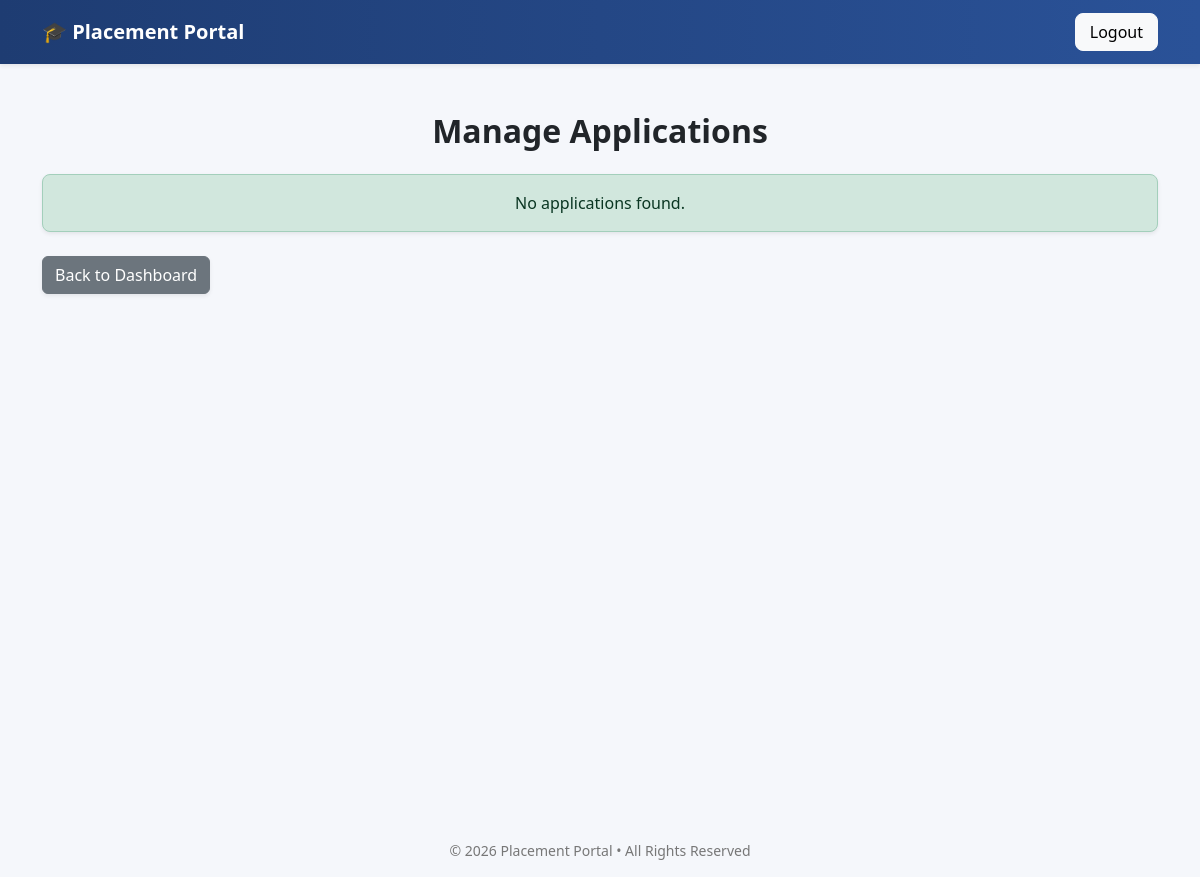
Before: /admin/manage_applications (signed in) with the older database file.
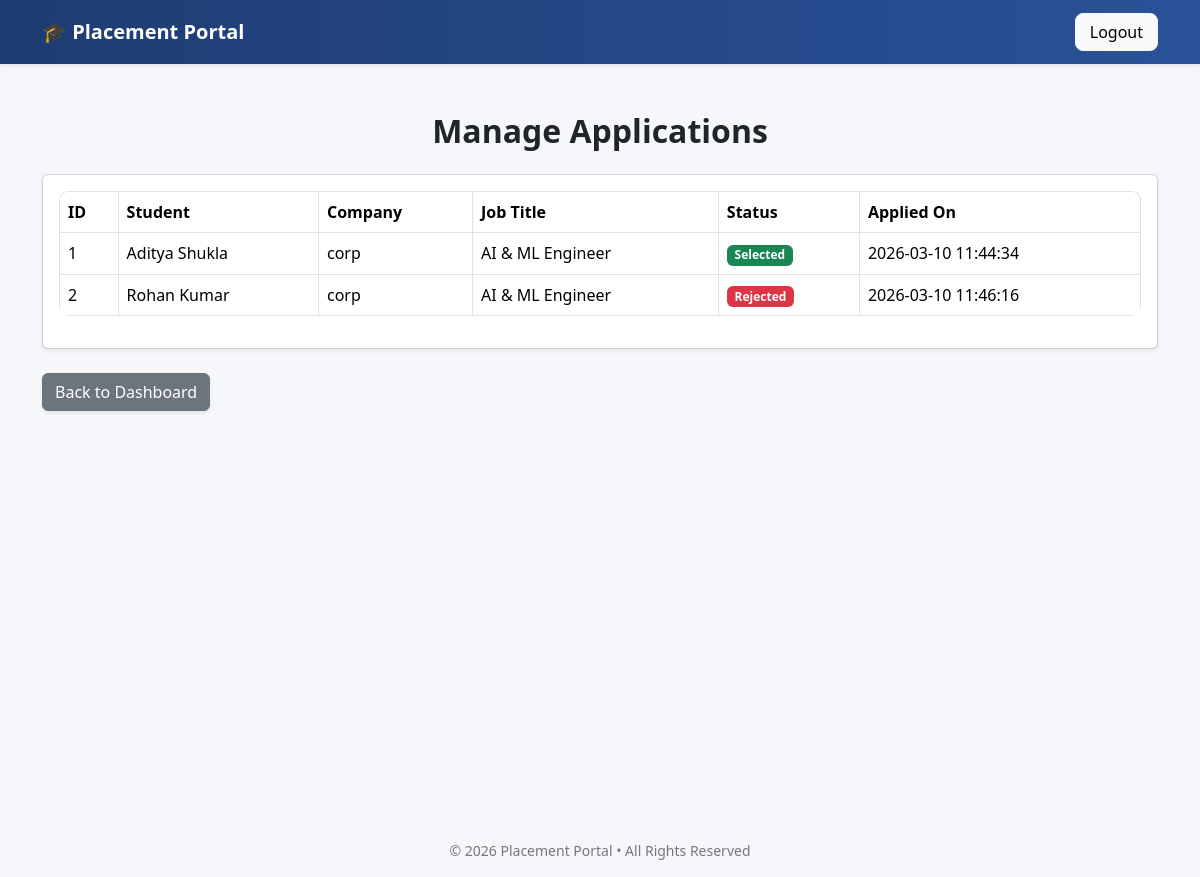
After: the same page with the newer database file.
### tables this page shows
CREATE TABLE applications(
        id INTEGER PRIMARY KEY AUTOINCREMENT,
        student_id INTEGER NOT NULL,
        job_id INTEGER NOT NULL,
        applied_on TIMESTAMP DEFAULT CURRENT_TIMESTAMP,
        status TEXT CHECK(status in ('Applied','Shortlisted','Selected','Rejected')) DEFAULT 'Applied' NOT NULL,
        UNIQUE(student_id, job_id),
        FOREIGN KEY (student_id) REFERENCES students(id)
        ON DELETE CASCADE 
        ON UPDATE CASCADE,
        FOREIGN KEY (job_id) REFERENCES jobs(id)
        ON DELETE CASCADE 
        ON UPDATE CASCADE
    );

CREATE TABLE students(
        id INTEGER PRIMARY KEY AUTOINCREMENT,
        name TEXT NOT NULL,
        email TEXT UNIQUE NOT NULL,
        age INTEGER NOT NULL,
        gender TEXT CHECK(gender in ('Male','Female','Other')) NOT NULL,
        hashed_password TEXT NOT NULL,
        resume_path TEXT,
        skills TEXT,
        branch TEXT NOT NULL,
        cgpa REAL CHECK(cgpa BETWEEN 0 AND 10) DEFAULT 0,
        is_active INTEGER DEFAULT 1 NOT NULL,
        created_at TIMESTAMP DEFAULT CURRENT_TIMESTAMP
    );

CREATE TABLE companies(
        id INTEGER PRIMARY KEY AUTOINCREMENT,
        company_name TEXT NOT NULL,
        email TEXT UNIQUE NOT NULL,
        hashed_password TEXT NOT NULL,
        hr_contact TEXT NOT NULL,
        website TEXT,
        approval_status TEXT CHECK(approval_status IN ('Pending','Approved','Rejected')) DEFAULT 'Pending' NOT NULL,
        is_blacklisted INTEGER DEFAULT 0 NOT NULL,
        created_at TIMESTAMP DEFAULT CURRENT_TIMESTAMP
    );

CREATE TABLE jobs(
        id INTEGER PRIMARY KEY AUTOINCREMENT,
        company_id INTEGER NOT NULL,
        title TEXT NOT NULL,
        description TEXT NOT NULL,
        eligibility_criteria TEXT NOT NULL,
        deadline TEXT NOT NULL,
        required_skills TEXT,
        experience_required TEXT,
        salary_range TEXT,
        job_type TEXT CHECK(job_type IN ('Full-time','Internship','Contract')) DEFAULT 'Full-time',
        location TEXT,
        status TEXT CHECK(status in ('Pending','Approved','Closed')) DEFAULT 'Pending' NOT NULL,
        created_at TIMESTAMP DEFAULT CURRENT_TIMESTAMP,
        FOREIGN KEY (company_id) REFERENCES companies(id)
        ON DELETE CASCADE
        ON UPDATE CASCADE
    );

### app.py (the view)
@app.route("/admin/manage_applications") # Admin manage applications Page
@login_required
def manage_applications():
    if current_user.role != "admin":
       flash("Unauthorized access")
       return redirect(url_for("login"))
    con=sqlite3.connect("placement.db")
    cur=con.cursor()
    cur.execute("""
        SELECT applications.id,students.name,companies.company_name,
                jobs.title,applications.status,applications.applied_on
                FROM applications JOIN students ON applications.student_id =
                students.id JOIN jobs ON applications.job_id = jobs.id
                JOIN companies ON jobs.company_id = companies.id

    """)
    applications=cur.fetchall()
    con.close()
    return render_template("manage_applications.html",applications=applications)

### app.py (called while the page is built)
@login_manager.user_loader # Company user loader page
def load_user(user_id):
    try:
        role, actual_id = user_id.split("-")
        return User(int(actual_id), role)
    except (ValueError, AttributeError):
        return None

### templates/manage_applications.html (shortened to what this page needs)
{% extends "base.html" %}
{% block content %}
<div class="container mt-5">
    <h2 class="mb-4 text-center">Manage Applications</h2>
    {% if applications %}
        <div class="card shadow-sm">
            <div class="card-body">
                <div class="table-responsive">
                    <table class="table table-bordered align-middle">
                        <thead>
                            <tr>
                                <th>ID</th>
                                <th>Student</th>
                                <th>Company</th>
                                <th>Job Title</th>
                                <th>Status</th>
                                <th>Applied On</th>
                            </tr>
                        </thead>
                        <tbody>
                            {% for app in applications %}
                            <tr>
                                <td>{{ app[0] }}</td>
                                <td>{{ app[1] }}</td>
                                <td>{{ app[2] }}</td>
                                <td>{{ app[3] }}</td>
                                <td>
                                    {% if app[4] == "Selected" %}
                                        <span class="badge bg-success">Selected</span>
                                    {% elif app[4] == "Rejected" %}
                                        <span class="badge bg-danger">Rejected</span>
                                    {% elif app[4] == "Shortlisted" %}
                                        <span class="badge bg-primary">Shortlisted</span>
                                    {% else %}
                                        <span class="badge bg-warning text-dark">Applied</span>
                                    {% endif %}
                                </td>
                                <td>{{ app[5] }}</td>
                            </tr>
                            {% endfor %}
                        </tbody>
                    </table>
                </div>
            </div>
        </div>
    {% else %}
        <div class="alert alert-success text-center shadow-sm">
            No applications found.
        </div>
    {% endif %}
    <div class="mt-4">
        <a href="{{ url_for('admin_dashboard') }}" class="btn btn-secondary shadow-sm">
            Back to Dashboard
        </a>
    </div>
</div>
{% endblock %}

### templates/base.html (shortened to what this page needs)
<!DOCTYPE html>
<html>
<head>
    <link href="https://cdn.jsdelivr.net/npm/bootstrap@5.3.2/dist/css/bootstrap.min.css" rel="stylesheet">
    <link rel="stylesheet" href="{{ url_for('static', filename='css/admin.css') }}">
</head>
<body>
<nav class="navbar navbar-expand-lg navbar-dark shadow-sm">
    <div class="container">
        <a class="navbar-brand" href="#">
            🎓 Placement Portal
        </a>
        <div class="ms-auto">
            {% if current_user.is_authenticated %}
                <a href="{{ url_for('logout') }}"
                   class="btn btn-light logout-btn"
                   onclick="return confirm('Are you sure you want to logout?');">
                   Logout
                </a>
            {% endif %}
        </div>
    </div>
</nav>
<div class="main-container">
{% block content %}{% endblock %}
</div>
<footer class="text-center mt-5 mb-3">
    <p>© 2026 Placement Portal • All Rights Reserved</p>
</footer>
</body>
</html>

### static/css/admin.css (style rules this page uses)
body { background-color:#f5f7fb; font-family: 'Segoe UI', Tahoma, Geneva, Verdana, sans-serif; }
h2,h4 { font-weight:600; }
.navbar { background: linear-gradient(90deg,#1e3c72,#2a5298); padding:12px 0; }
.navbar-brand { font-size:20px; font-weight:600; }
.logout-btn { border-radius:8px; padding:6px 14px; }
footer { color:#777; font-size:14px; }
.table { background:white; border-radius:10px; overflow:hidden; }
.table thead { background:#2a5298; color:white; }
.main-container { min-height:85vh; }

Changed rows visible on the page:
added applications: id "1", name "Aditya Shukla", company_name "corp", title "AI & ML Engineer", status "Selected", applied_on "2026-03-10 11:44:34"
added applications: id "2", name "Rohan Kumar", company_name "corp", title "AI & ML Engineer", status "Rejected", applied_on "2026-03-10 11:46:16"
Other visible differences:
text no longer shown: "No applications found."
text now shown: "ID Student Company Job Title Status Applied On"
